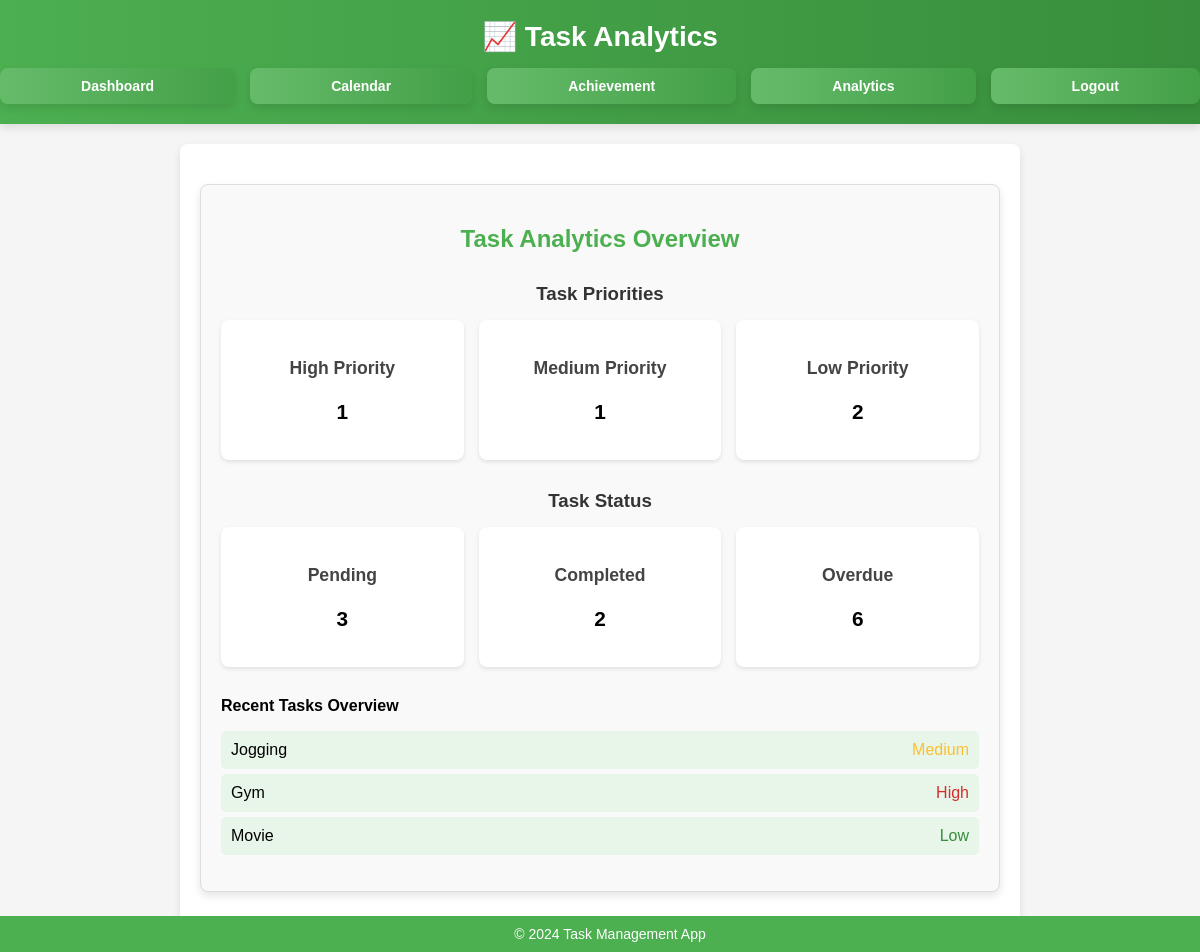
/analytics (signed in), run on an earlier commit of the app's database.
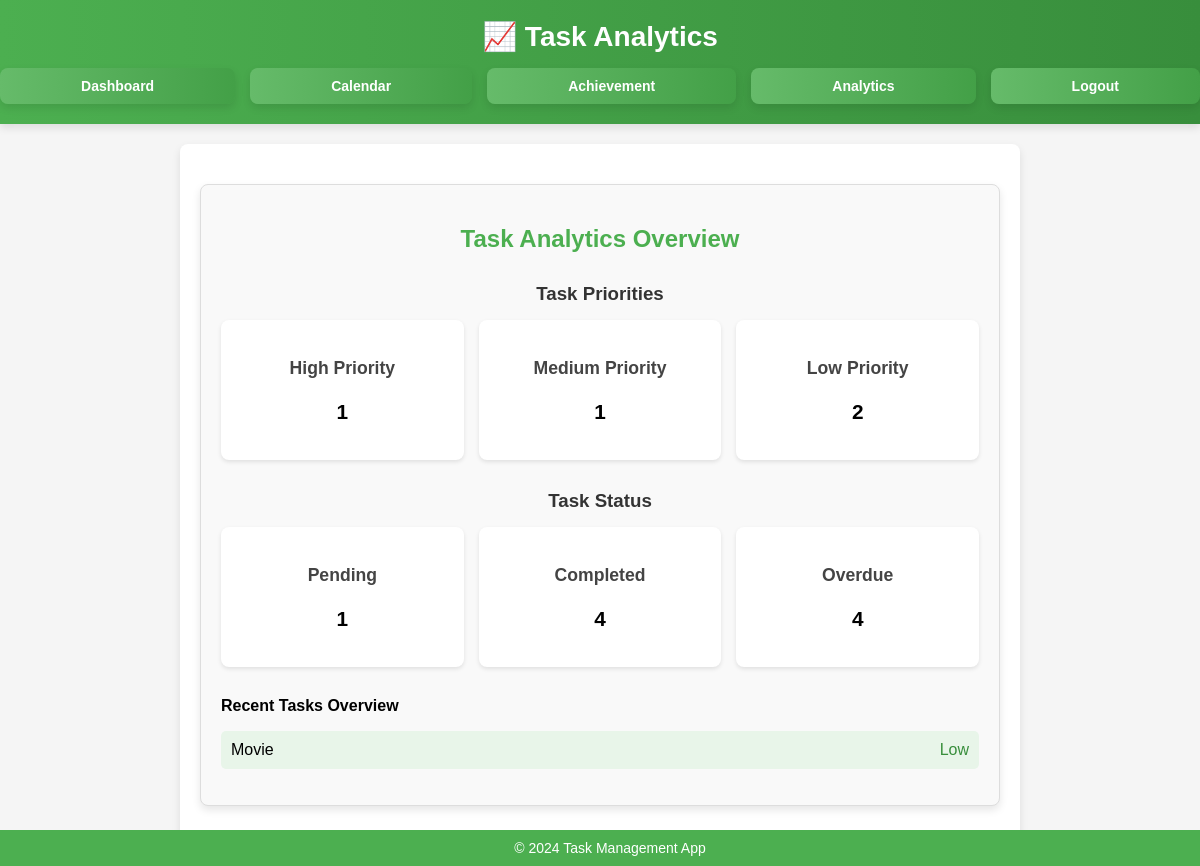
And on a later commit of the database.
### main.py (models this page shows)
class Task(db.Model):
    id = db.Column(db.Integer, primary_key=True)
    title = db.Column(db.String(100), nullable=False)
    description = db.Column(db.Text, nullable=True)
    due_date = db.Column(db.Date, nullable=False)
    status = db.Column(db.String(20), default='Pending')
    priority = db.Column(db.String(10), default='Low')
    user_id = db.Column(db.Integer, db.ForeignKey('user.id'))
    created_date = db.Column(db.DateTime, default=datetime.utcnow)
    completed_date = db.Column(db.DateTime, nullable=True)
    is_deleted = db.Column(db.Boolean, default=False)

### main.py (the view)
@app.route('/analytics')
def analytics():
    user = get_current_user()
    if not user:
        flash('Please log in first.', 'warning')
        return redirect(url_for('login'))
    tasks = Task.query.filter_by(user_id=user.id).all()
    priority_counts = {
        'Low': sum(1 for task in tasks if task.priority == 'Low' and not task.is_deleted),
        'Medium': sum(1 for task in tasks if task.priority == 'Medium' and not task.is_deleted),
        'High': sum(1 for task in tasks if task.priority == 'High' and not task.is_deleted)
    }
    pending_tasks = [task for task in tasks if task.status == 'Pending' and not task.is_deleted]
    completed_tasks = [task for task in tasks if task.status == 'Completed']
    overdue_tasks = sum(1 for task in tasks if task.status == 'Pending' and task.due_date < datetime.now().date())
    recent_tasks = [task for task in pending_tasks if not task.is_deleted]
    return render_template(
        'analytics.html',
        priority_counts=priority_counts,
        pending_tasks=len(pending_tasks),
        completed_tasks=len(completed_tasks),
        overdue_tasks=overdue_tasks,
        recent_tasks=recent_tasks  # Only valid pending tasks
    )

### main.py (called while the page is built)
def get_current_user():
    user_id = session.get('user_id')
    if user_id:
        return db.session.get(User, user_id)
    return None

### templates/analytics.html (shortened to what this page needs)
<!DOCTYPE html>
<html lang="en">
<head>
    <link rel="stylesheet" href="{{ url_for('static', filename='styles.css') }}">
</head>
<body>
    <header>
        <h1>📈 Task Analytics</h1>
        <nav>
            <a href="{{ url_for('dashboard') }}">Dashboard</a>
            <a href="{{ url_for('calendar') }}">Calendar</a>
            <a href="{{ url_for('achievement') }}">Achievement</a>
            <a href="{{ url_for('analytics') }}">Analytics</a>
            <a href="{{ url_for('logout') }}">Logout</a>
        </nav>
    </header>
    <main>
        <div class="analytics-container">
            <h2>Task Analytics Overview</h2>
            <div class="analytics-section">
                <h3>Task Priorities</h3>
                <div class="stats-container">
                    <div class="stat-box">
                        <h4>High Priority</h4>
                        <p>{{ priority_counts['High'] }}</p>
                    </div>
                    <div class="stat-box">
                        <h4>Medium Priority</h4>
                        <p>{{ priority_counts['Medium'] }}</p>
                    </div>
                    <div class="stat-box">
                        <h4>Low Priority</h4>
                        <p>{{ priority_counts['Low'] }}</p>
                    </div>
                </div>
            </div>
            <div class="analytics-section">
                <h3>Task Status</h3>
                <div class="stats-container">
                    <div class="stat-box">
                        <h4>Pending</h4>
                        <p>{{ pending_tasks }}</p>
                    </div>
                    <div class="stat-box">
                        <h4>Completed</h4>
                        <p>{{ completed_tasks }}</p>
                    </div>
                    <div class="stat-box">
                        <h4>Overdue</h4>
                        <p class="overdue">{{ overdue_tasks }}</p>
                    </div>
                </div>
            </div>
            <div class="task-list">
            <h4>Recent Tasks Overview</h4>
                <ul>
                    {% for task in recent_tasks %}
                        <li>
                            <span>{{ task.title }}</span>
                            <span class="{{ task.priority|lower }}">{{ task.priority }}</span>
                        </li>
                     {% endfor %}
                </ul>
            </div>
        </div>
    </main>
    <footer>
        <p>&copy; 2024 Task Management App</p>
    </footer>
</body>
</html>

What changed in the data, as far as the page shows it:
no longer on this page (row edited): Task: title "Jogging", priority "Medium"
no longer on this page (row edited): Task: title "Gym", priority "High"
Also different on the page:
{{ pending_tasks }}: "3" → "1"
{{ completed_tasks }}: "2" → "4"
{{ overdue_tasks }}: "6" → "4"
